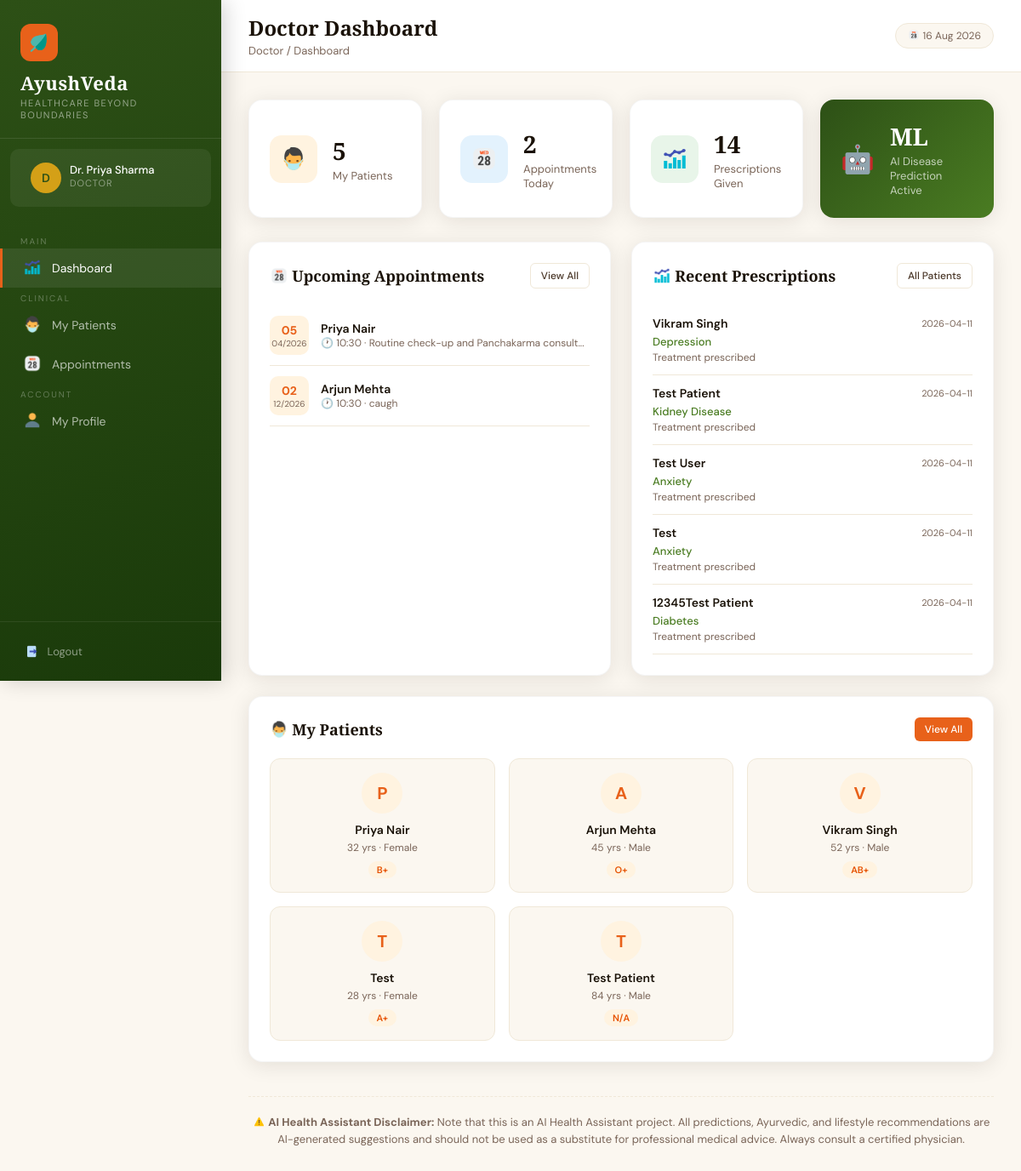
The app's page /doctor/dashboard (signed in) with its own data.
### tables this page shows
CREATE TABLE appointments (
            id INTEGER PRIMARY KEY AUTOINCREMENT,
            patient_id INTEGER,
            doctor_id INTEGER,
            appointment_date DATE,
            appointment_time TEXT,
            reason TEXT,
            status TEXT DEFAULT 'Scheduled',
            created_at TIMESTAMP DEFAULT CURRENT_TIMESTAMP,
            FOREIGN KEY (patient_id) REFERENCES patients(id),
            FOREIGN KEY (doctor_id) REFERENCES doctors(id)
        );

CREATE TABLE patients (
            id INTEGER PRIMARY KEY AUTOINCREMENT,
            name TEXT NOT NULL,
            email TEXT UNIQUE NOT NULL,
            password TEXT NOT NULL,
            phone TEXT,
            age INTEGER,
            gender TEXT,
            blood_group TEXT,
            address TEXT,
            doctor_id INTEGER,
            created_at TIMESTAMP DEFAULT CURRENT_TIMESTAMP, preexisting_conditions TEXT, allergies TEXT, triage_raw_text TEXT, triage_symptoms TEXT, latitude REAL, longitude REAL, location_updated_at TIMESTAMP, share_location INTEGER DEFAULT 0,
            FOREIGN KEY (doctor_id) REFERENCES doctors(id)
        );

CREATE TABLE prescriptions (
            id INTEGER PRIMARY KEY AUTOINCREMENT,
            patient_id INTEGER,
            doctor_id INTEGER,
            symptoms TEXT,
            predicted_disease TEXT,
            medicines TEXT,
            dosage TEXT,
            duration TEXT,
            suggestions TEXT,
            diet_advice TEXT,
            created_at TIMESTAMP DEFAULT CURRENT_TIMESTAMP,
            FOREIGN KEY (patient_id) REFERENCES patients(id),
            FOREIGN KEY (doctor_id) REFERENCES doctors(id)
        );

### app.py (the view)
@app.route('/doctor/dashboard')
@login_required('doctor')
def doctor_dashboard():
    conn = get_db()
    doc_id = session['user_id']
    patients = conn.execute("SELECT * FROM patients WHERE doctor_id=?", (doc_id,)).fetchall()
    appointments = conn.execute(
        "SELECT a.*, p.name as patient_name FROM appointments a JOIN patients p ON a.patient_id=p.id WHERE a.doctor_id=? AND a.status='Scheduled' ORDER BY a.appointment_date ASC LIMIT 5",
        (doc_id,)
    ).fetchall()
    recent_prescriptions = conn.execute(
        "SELECT pr.*, p.name as patient_name FROM prescriptions pr JOIN patients p ON pr.patient_id=p.id WHERE pr.doctor_id=? ORDER BY pr.created_at DESC LIMIT 5",
        (doc_id,)
    ).fetchall()
    stats = {
        'patients': len(patients),
        'appointments': conn.execute("SELECT COUNT(*) as c FROM appointments WHERE doctor_id=? AND status='Scheduled'", (doc_id,)).fetchone()['c'],
        'prescriptions': conn.execute("SELECT COUNT(*) as c FROM prescriptions WHERE doctor_id=?", (doc_id,)).fetchone()['c'],
    }
    conn.close()
    return render_template('doctor/dashboard.html', stats=stats, patients=patients, appointments=appointments, recent_prescriptions=recent_prescriptions)

### app.py (called while the page is built)
@app.context_processor
def inject_now():
    return {'now': datetime.now().strftime('%d %b %Y')}

def get_db():
    conn = sqlite3.connect(DB_PATH)
    conn.row_factory = sqlite3.Row
    return conn

def login_required(role):
    def decorator(f):
        @wraps(f)
        def wrapper(*args, **kwargs):
            if session.get('role') != role:
                flash('Please login to continue.', 'error')
                return redirect(url_for(f'{role}_login'))
            return f(*args, **kwargs)
        return wrapper
    return decorator

### templates/doctor/dashboard.html (shortened to what this page needs)
{% extends 'base.html' %}
{% block page_title %}Doctor Dashboard{% endblock %}
{% block breadcrumb %}Doctor / Dashboard{% endblock %}
{% block nav %}
<span class="nav-section-label">Main</span>
<a href="/doctor/dashboard" class="nav-link active"><span class="icon"><img src="/static/images/dashboard_icon.png" style="height:1.2em;width:1.2em;vertical-align:-0.2em;"></span> Dashboard</a>
<span class="nav-section-label">Clinical</span>
<a href="/doctor/patients" class="nav-link"><span class="icon"><img src="/static/images/patients_icon.png" style="height:1.2em;width:1.2em;vertical-align:-0.2em;"></span> My Patients</a>
<a href="/doctor/appointments" class="nav-link"><span class="icon"><img src="/static/images/appointments_icon.png" style="height:1.2em;width:1.2em;vertical-align:-0.2em;"></span> Appointments</a>
<span class="nav-section-label">Account</span>
<a href="/doctor/profile" class="nav-link"><span class="icon"><img src="/static/images/profile_icon.png" style="height:1.2em;width:1.2em;vertical-align:-0.2em;"></span> My Profile</a>
{% endblock %}
{% block content %}
<div class="stats-grid">
    <div class="stat-card">
        <div class="stat-icon orange"><img src="/static/images/patients_icon.png" style="height:1.2em;width:1.2em;vertical-align:-0.2em;"></div>
        <div>
            <div class="stat-value">{{ stats.patients }}</div>
            <div class="stat-label">My Patients</div>
        </div>
    </div>
    <div class="stat-card">
        <div class="stat-icon blue"><img src="/static/images/appointments_icon.png" style="height:1.2em;width:1.2em;vertical-align:-0.2em;"></div>
        <div>
            <div class="stat-value">{{ stats.appointments }}</div>
            <div class="stat-label">Appointments Today</div>
        </div>
    </div>
    <div class="stat-card">
        <div class="stat-icon green"><img src="/static/images/dashboard_icon.png" style="height:1.2em;width:1.2em;vertical-align:-0.2em;"></div>
        <div>
            <div class="stat-value">{{ stats.prescriptions }}</div>
            <div class="stat-label">Prescriptions Given</div>
        </div>
    </div>
    <div class="stat-card" style="background:linear-gradient(135deg,#2D5016,#4A7C22);border:none">
        <div style="font-size:32px">🤖</div>
        <div>
            <div class="stat-value" style="color:#fff">ML</div>
            <div class="stat-label" style="color:rgba(255,255,255,0.7)">AI Disease Prediction Active</div>
        </div>
    </div>
</div>
<div style="display:grid;grid-template-columns:1fr 1fr;gap:24px">
    <div class="card">
        <div class="card-header">
            <h3 class="card-title"><img src="/static/images/appointments_icon.png" style="height:1.2em;width:1.2em;vertical-align:-0.2em;"> Upcoming Appointments</h3>
            <a href="/doctor/appointments" class="btn btn-outline btn-sm">View All</a>
        </div>
        {% if appointments %}
        {% for a in appointments %}
        <div style="display:flex;align-items:center;gap:14px;padding:12px 0;border-bottom:1px solid #F0E8D8">
            <div style="width:46px;height:46px;background:#FFF3E0;border-radius:10px;display:flex;flex-direction:column;align-items:center;justify-content:center;flex-shrink:0">
                <span style="font-size:14px;font-weight:700;color:#E8611A">{{ a.appointment_date[-2:] }}</span>
                <span style="font-size:10px;color:#7A6558">{{ a.appointment_date[5:7] }}/{{ a.appointment_date[:4] }}</span>
            </div>
            <div>
                <div style="font-weight:600;font-size:14px">{{ a.patient_name }}</div>
                <div style="font-size:12px;color:#7A6558">🕐 {{ a.appointment_time }} · {{ a.reason[:40] }}{% if a.reason|length > 40 %}...{% endif %}</div>
            </div>
        </div>
        {% endfor %}
        {% else %}
        <div style="text-align:center;padding:32px;color:#7A6558">No upcoming appointments.</div>
        {% endif %}
    </div>
    <div class="card">
        <div class="card-header">
            <h3 class="card-title"><img src="/static/images/dashboard_icon.png" style="height:1.2em;width:1.2em;vertical-align:-0.2em;"> Recent Prescriptions</h3>
            <a href="/doctor/patients" class="btn btn-outline btn-sm">All Patients</a>
        </div>
        {% if recent_prescriptions %}
        {% for pr in recent_prescriptions %}
        <div style="padding:12px 0;border-bottom:1px solid #F0E8D8">
            <div style="display:flex;justify-content:space-between;align-items:center;margin-bottom:4px">
                <span style="font-weight:600;font-size:14px">{{ pr.patient_name }}</span>
                <span style="font-size:11px;color:#7A6558">{{ pr.created_at[:10] }}</span>
            </div>
            <div style="font-size:13px;color:#4A7C22;font-weight:500">{{ pr.predicted_disease }}</div>
            <div style="font-size:12px;color:#7A6558;margin-top:2px">{{ pr.medicines[:60] }}{% if pr.medicines|length > 60 %}...{% endif %}</div>
        </div>
        {% endfor %}
        {% else %}
        <div style="text-align:center;padding:32px;color:#7A6558">No prescriptions yet.</div>
        {% endif %}
    </div>
    <div class="card" style="grid-column:1/-1">
        <div class="card-header">
            <h3 class="card-title"><img src="/static/images/patients_icon.png" style="height:1.2em;width:1.2em;vertical-align:-0.2em;"> My Patients</h3>
            <a href="/doctor/patients" class="btn btn-primary btn-sm">View All</a>
        </div>
        <div style="display:grid;grid-template-columns:repeat(auto-fill,minmax(200px,1fr));gap:16px">
            {% for p in patients[:8] %}
            <a href="/doctor/patients/{{ p.id }}" style="text-decoration:none">
                <div style="border:1px solid #F0E8D8;border-radius:12px;padding:16px;text-align:center;transition:all 0.2s;background:#FBF7F0" onmouseover="this.style.borderColor='#E8611A';this.style.background='#FFF3E0'" onmouseout="this.style.borderColor='#F0E8D8';this.style.background='#FBF7F0'">
                    <div style="width:48px;height:48px;background:#FFF3E0;border-radius:50%;display:flex;align-items:center;justify-content:center;font-size:20px;font-weight:700;color:#E8611A;margin:0 auto 10px">
                        {{ p.name[0].upper() }}
                    </div>
                    <div style="font-weight:600;font-size:14px;color:#1A1208">{{ p.name }}</div>
                    <div style="font-size:12px;color:#7A6558;margin-top:4px">{{ p.age or 'N/A' }} yrs · {{ p.gender or 'N/A' }}</div>
                    <span class="badge badge-orange" style="margin-top:8px">{{ p.blood_group or 'N/A' }}</span>
                </div>
            </a>
            {% else %}
            <div style="grid-column:1/-1;text-align:center;padding:32px;color:#7A6558">No patients assigned yet.</div>
            {% endfor %}
        </div>
    </div>
</div>
{% endblock %}

### templates/base.html (shortened to what this page needs)
<!DOCTYPE html>
<html lang="en">
<head>
</head>
<body>
    {% block body %}
    <div class="sidebar">
        <div class="sidebar-brand">
            <div class="logo-icon"><img src="/static/images/logo_icon.png"
                    style="height:1.2em;width:1.2em;vertical-align:-0.2em;"></div>
            <h2>AyushVeda</h2>
            <p>Healthcare Beyond Boundaries</p>
        </div>
        {% if session.user_name %}
        <div class="sidebar-user">
            <div class="avatar">{{ session.user_name[0].upper() }}</div>
            <div class="user-info">
                <div class="user-name">{{ session.user_name }}</div>
                <div class="user-role">{{ session.role|capitalize }}</div>
            </div>
        </div>
        {% endif %}
        <nav class="sidebar-nav">
            {% block nav %}{% endblock %}
        </nav>
        <div class="sidebar-footer">
            <a href="/logout" class="logout-btn"><img src="/static/images/logout_icon.png"
                    style="height:1.2em;width:1.2em;vertical-align:-0.2em;"> Logout</a>
        </div>
    </div>
    <div class="main">
        <div class="topbar">
            <div>
                <h1>{% block page_title %}Dashboard{% endblock %}</h1>
                <div class="breadcrumb">{% block breadcrumb %}Home{% endblock %}</div>
            </div>
            <div class="topbar-right">
                <span class="date-badge"><img src="/static/images/appointments_icon.png"
                        style="height:1.2em;width:1.2em;vertical-align:-0.2em;"> {{ now }}</span>
            </div>
        </div>
        <div class="content">
            {% block content %}{% endblock %}
            <div class="content-footer"
                style="margin-top: 40px; padding-top: 20px; border-top: 1px dashed var(--cream-dark); text-align: center; font-size: 13px; color: var(--text-light); line-height: 1.5;">
                <strong><img src="/static/images/warning_icon.png"
                        style="height:1.2em;width:1.2em;vertical-align:-0.2em;"> AI Health Assistant
                    Disclaimer:</strong> Note that this is an AI Health Assistant project. All predictions, Ayurvedic,
                and lifestyle recommendations are AI-generated suggestions and should not be used as a substitute for
                professional medical advice. Always consult a certified physician.
            </div>
        </div>
    </div>
    {% endblock %}
</body>
</html>

### records on screen
appointments: appointment_date "05", appointment_date "04", appointment_date "2026", patient_name "Priya Nair", appointment_time "10:30", reason "Routine check-up and Panchakarma consult"
appointments: appointment_date "02", appointment_date "12", appointment_date "2026", patient_name "Arjun Mehta", appointment_time "10:30", reason "caugh"
prescriptions: patient_name "Vikram Singh", created_at "2026-04-11", predicted_disease "Depression", medicines "Treatment prescribed"
prescriptions: patient_name "Test Patient", created_at "2026-04-11", predicted_disease "Kidney Disease", medicines "Treatment prescribed"
prescriptions: patient_name "Test User", created_at "2026-04-11", predicted_disease "Anxiety", medicines "Treatment prescribed"
prescriptions: patient_name "Test", created_at "2026-04-11", predicted_disease "Anxiety", medicines "Treatment prescribed"
prescriptions: patient_name "12345Test Patient", created_at "2026-04-11", predicted_disease "Diabetes", medicines "Treatment prescribed"
patients: name "P", name "Priya Nair", age "32", gender "Female", blood_group "B+"
patients: name "A", name "Arjun Mehta", age "45", gender "Male", blood_group "O+"
patients: name "V", name "Vikram Singh", age "52", gender "Male", blood_group "AB+"
patients: name "T", name "Test", age "28", gender "Female", blood_group "A+"
patients: name "T", name "Test Patient", age "84", gender "Male", blood_group "N/A"

### other values on screen
{{ session.user_name[0].upper() }} "D"
{{ session.user_name }} "Dr. Priya Sharma"
{{ session.role|capitalize }} "DOCTOR"
{{ stats.patients }} "5"
{{ stats.appointments }} "2"
{{ stats.prescriptions }} "14"
